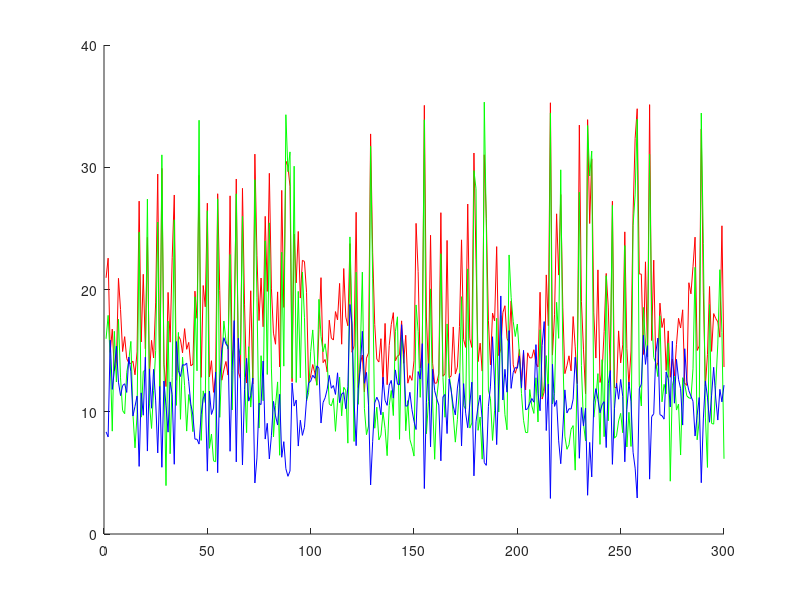

Reproduce this figure in MATLAB.
load('Macenko-Reinhard.mat', 'data')
data12 = data;
load('Reinhard-Vahadane.mat', 'data')
data23 = data;
load('Macenko-Vahadane.mat', 'data')
data13 = data;

xrange = 1:300;
clf
hold on
plot(data12(xrange),'r-')
plot(data23(xrange),'g-')
plot(data13(xrange),'b-')

return

load('Original-Macenko.mat', 'data')
data1 = data;
load('Original-Reinhard.mat', 'data')
data2 = data;
load('Original-Vahadane.mat', 'data')
data3 = data;

clf
hold on
plot(data1-data2,'r:')
plot(data1-data3,'g:')
plot(data2-data3,'b:')

return

hold on
plot(data1,'r:')
plot(data2,'g:')
plot(data3,'b:')
